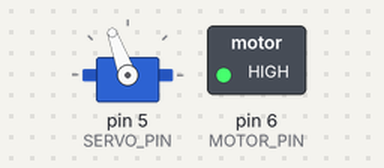
Bench run of a sketch on a simulated Arduino Uno, built with avr-gcc and run on an emulated ATmega328P. On the bench: servo, switched loads named in the sketch (green lamp = pin HIGH). Wiring (inferred from the names in the program): 3 × IR receiver: data pin 2 / data pin 3 / data pin 4. What the sketch prints to the serial monitor is not drawn.

Above: at 0.15 s.
Timing chart, 0 to 1.6 s (numbered marks = the images above):
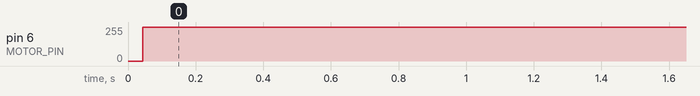

Measured:
- by itself, pin 6 (MOTOR_PIN): 0/255 → 255/255 at 0.04 s

The sketch:

geekcon_sub.ino
```cpp
#include <Servo.h>

//static int LED = 2;
static int REMOTE_R = 2;
static int REMOTE_L = 3;
static int REMOTE_F = 4;
static int SERVO_PIN = 5;
static int MOTOR_PIN = 6;

static const int DEG_DELTA = 20;

Servo direction_servo;

void setup() {
  // put your setup code here, to run once:
  pinMode(MOTOR_PIN, OUTPUT);
  direction_servo.attach(SERVO_PIN);

  pinMode(REMOTE_R, INPUT);
  pinMode(REMOTE_L, INPUT);
  pinMode(REMOTE_F, INPUT);

  Serial.begin(9600);
}

void loop() {
  int right = digitalRead(REMOTE_R);
  int left = digitalRead(REMOTE_L);
  int forward = digitalRead(REMOTE_F);
  Serial.print(right);
  Serial.print(left);
  Serial.println(forward);

  digitalWrite(MOTOR_PIN, LOW);
  if (forward) {
    digitalWrite(MOTOR_PIN, HIGH);
  }

  direction_servo.write(90);
  if (right) {
    direction_servo.write(90 - DEG_DELTA);
  }
  if (left) {
    direction_servo.write(90 + DEG_DELTA);
  }

  delay(1);
}
```
